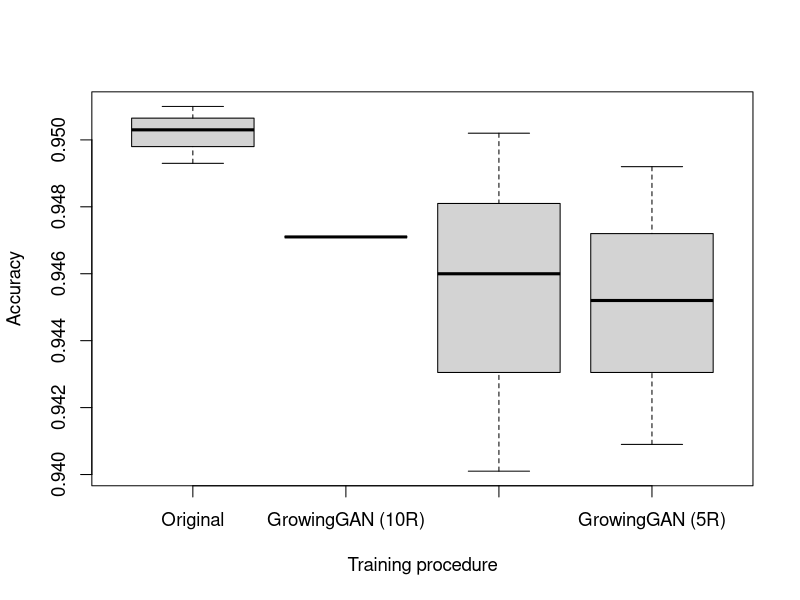
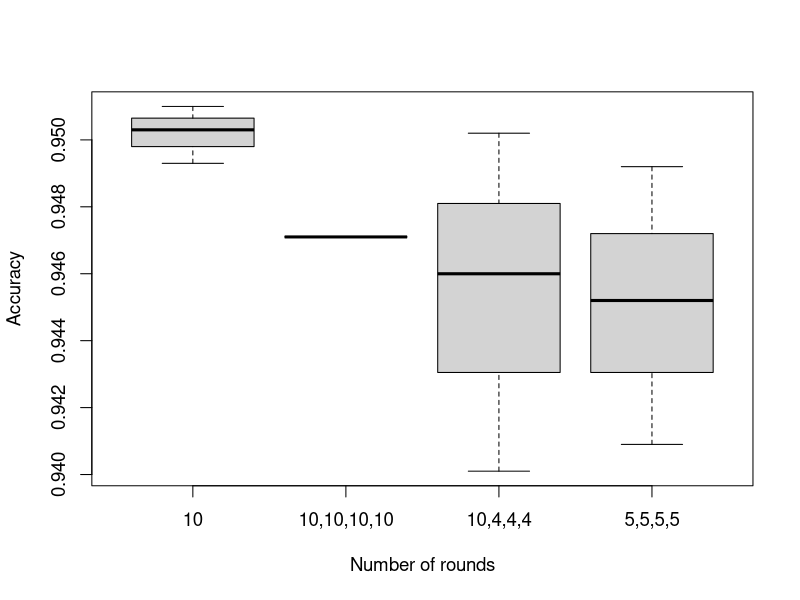

These figures' R source, in order:
library(dplyr)
#includes all runs made, so also those on an older hardware configuration
df_all = data.frame(model=factor(c("Original","Original","Original", 
                                   "GrowingGAN (5R)", "GrowingGAN (5R)", "GrowingGAN (10,4,4,4R)", "GrowingGAN (10,4,4,4R)", "GrowingGAN (10,4,4,4R)", 
                                   "GrowingGAN (5R)", "GrowingGAN (10R)", "GrowingGAN (10R)", "GrowingGAN (20R)", "original"),levels = c("Original", "GrowingGAN (10R)", "GrowingGAN (10,4,4,4R)","GrowingGAN (5R)")), 
                rounds=factor(c("10", "10", "10", 
                         "5,5,5,5", "5,5,5,5", "10,4,4,4", "10,4,4,4", "10,4,4,4", "5,5,5,5", "10,10,10,10", "10,10,10,10", "20,20,20,20", "10")), 
                date_of_execution = c("2023_08_10 23:08:34","2023_08_03 14:08:48", "2023_08_03 10:57:02",
                                      "2023_08_11 11:09:44", "2023_08_11 08:31:07", "2023_08_10 20:30:28", "2023_08_10 18:02:15","2023_08_10 15:38:58", "2023_08_07 10:37:39", "2022_12_30 09:00:00", "2023_08_08 08:58:56", "2022_12_30 09:00:00", "2022_12_30 09:00:00"),
                auc_pr=c(0.8892, 0.8935, 0.8937, 0.8774, 0.8276, 0.8609, 0.8455, 0.8748, 0.8510, 0.9012, 0.8754, 0.8750, 0.8321), 
                auc_roc=c(0.9710, 0.9730, 0.9731, 0.9670, 0.9450, 0.9591, 0.9539, 0.9600, 0.9540, 0.9762, 0.9664, 0.9712, 0.9557),
                dice_coeff=c(0.8032, 0.8059, 0.8075, 0.7897, 0.7404, 0.7760, 0.7651, 0.7912, 0.7684, 0.8150, 0.7604, 0.7852, 0.7384),
                acc=c(0.9510, 0.9493, 0.9503, 0.9492, 0.9409, 0.9460, 0.9401, 0.9502, 0.9452, 0.9524, 0.9471, 0.9473, 0.9261),
                sensitivity=c(0.7855, 0.8263, 0.8178, 0.7487, 0.6612, 0.7343, 0.7659, 0.7414, 0.7136, 0.8238, 0.6584, 0.7560, 0.8191),
                specificity=c(0.9751, 0.9672, 0.9697, 0.9784, 0.9817, 0.9769, 0.9655, 0.9806, 0.9790, 0.9711, 0.9893, 0.9753, 0.9417))
df_all$date_of_execution = as.POSIXct(df_all$date_of_execution, format="%Y_%m_%d %H:%M:%S")
new_runs_date = as.POSIXct("2023_07_10 15:38:58", format="%Y_%m_%d %H:%M:%S")
df = df_all%>%filter(date_of_execution >= new_runs_date)
df$rounds=factor(df$rounds)

write.csv(df_all, "runs_all.csv", row.names = FALSE)
write.csv(df, "runs_new.csv", row.names = FALSE)
par(cex=1.12)
boxplot(df$acc~df$model, ylab="Accuracy", xlab="Training procedure")
boxplot(df$acc~df$rounds, ylab="Accuracy", xlab="Number of rounds")
df%>% group_by(rounds)%>%filter(acc == max(acc, na.rm=TRUE))

